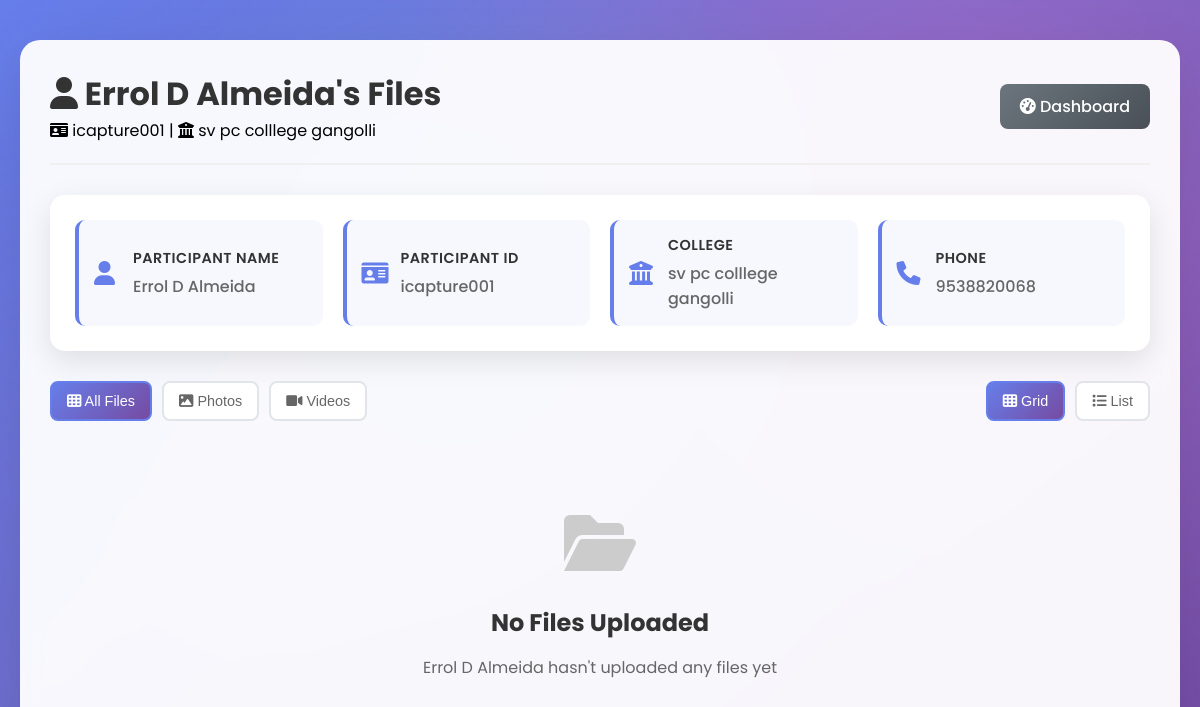
Page /admin/files/1 (signed in) on the committed database.
### app.py (models this page shows)
class Participant(db.Model):
    id = db.Column(db.Integer, primary_key=True)
    participant_id = db.Column(db.String(50), nullable=False, unique=True)
    name = db.Column(db.String(100), nullable=False)
    phone = db.Column(db.String(15), nullable=False)
    college_id = db.Column(db.Integer, db.ForeignKey('college.id'), nullable=False)
    created_at = db.Column(db.DateTime, default=datetime.utcnow)
    uploads = db.relationship('FileUpload', backref='participant', lazy=True)

class College(db.Model):
    id = db.Column(db.Integer, primary_key=True)
    name = db.Column(db.String(100), nullable=False, unique=True)
    created_at = db.Column(db.DateTime, default=datetime.utcnow)
    participants = db.relationship('Participant', backref='college', lazy=True)

### app.py (the view)
@app.route('/admin/files/<int:participant_id>')
def admin_participant_files(participant_id):
    if not session.get('admin_logged_in'):
        return redirect(url_for('admin_login'))
    participant = Participant.query.get_or_404(participant_id)
    uploads = FileUpload.query.filter_by(participant_id=participant_id).all()
    return render_template('admin_participant_files.html',
                         participant=participant,
                         uploads=uploads)

### templates/admin_participant_files.html (shortened to what this page needs)
{% extends "base.html" %}
{% block content %}
<div class="dashboard-container">
    <div class="dashboard-header">
        <div>
            <h1 class="dashboard-title">
                <i class="fas fa-user"></i> {{ participant.name }}'s Files
            </h1>
            <p><i class="fas fa-id-card"></i> {{ participant.participant_id }} | <i class="fas fa-university"></i> {{ participant.college.name }}</p>
        </div>
        <div class="header-actions">
            <a href="{{ url_for('admin_dashboard') }}" class="btn btn-secondary">
                <i class="fas fa-tachometer-alt"></i> Dashboard
            </a>
        </div>
    </div>
    <div class="participant-info-card">
        <div class="info-grid">
            <div class="info-item">
                <i class="fas fa-user"></i>
                <div>
                    <h4>Participant Name</h4>
                    <p>{{ participant.name }}</p>
                </div>
            </div>
            <div class="info-item">
                <i class="fas fa-id-card"></i>
                <div>
                    <h4>Participant ID</h4>
                    <p>{{ participant.participant_id }}</p>
                </div>
            </div>
            <div class="info-item">
                <i class="fas fa-university"></i>
                <div>
                    <h4>College</h4>
                    <p>{{ participant.college.name }}</p>
                </div>
            </div>
            <div class="info-item">
                <i class="fas fa-phone"></i>
                <div>
                    <h4>Phone</h4>
                    <p>{{ participant.phone }}</p>
                </div>
            </div>
        </div>
    </div>
    <div class="file-controls">
        <div class="file-filters">
            <button class="filter-btn active" onclick="filterFiles('all')">
                <i class="fas fa-th"></i> All Files
            </button>
            <button class="filter-btn" onclick="filterFiles('image')">
                <i class="fas fa-image"></i> Photos
            </button>
            <button class="filter-btn" onclick="filterFiles('video')">
                <i class="fas fa-video"></i> Videos
            </button>
        </div>
        <div class="view-options">
            <button class="view-btn active" onclick="changeView('grid')">
                <i class="fas fa-th"></i> Grid
            </button>
            <button class="view-btn" onclick="changeView('list')">
                <i class="fas fa-list"></i> List
            </button>
        </div>
    </div>
    {% if uploads %}
        <div class="file-stats">
            <div class="stat-card">
                <i class="fas fa-images"></i>
                <div>
                    <h3>{{ uploads|selectattr('file_type', 'equalto', 'image')|list|length }}</h3>
                    <p>Photos</p>
                </div>
            </div>
            <div class="stat-card">
                <i class="fas fa-video"></i>
                <div>
                    <h3>{{ uploads|selectattr('file_type', 'equalto', 'video')|list|length }}</h3>
                    <p>Videos</p>
                </div>
            </div>
            <div class="stat-card">
                <i class="fas fa-folder"></i>
                <div>
                    <h3>{{ uploads|length }}</h3>
                    <p>Total Files</p>
                </div>
            </div>
        </div>
        <div id="file-grid-view" class="file-grid">
            {% for upload in uploads %}
            <div class="file-item" data-type="{{ upload.file_type }}">
                <div class="file-preview">
                    {% if upload.file_type == 'image' %}
                        <img src="{{ url_for('uploaded_file', participant_folder=participant.participant_id, filename=upload.filename) }}"
                             alt="{{ upload.original_filename }}" class="preview-image">
                    {% else %}
                        <video class="preview-video" muted>
                            <source src="{{ url_for('uploaded_file', participant_folder=participant.participant_id, filename=upload.filename) }}" type="video/mp4">
                        </video>
                        <div class="video-overlay">
                            <i class="fas fa-play"></i>
                        </div>
                    {% endif %}
                </div>
                <div class="file-info">
                    <h4 class="file-name">{{ upload.original_filename }}</h4>
                    <p class="file-date">
                        <i class="fas fa-calendar"></i> {{ upload.uploaded_at.strftime('%Y-%m-%d %H:%M') }}
                    </p>
                    <div class="file-type-badge {{ upload.file_type }}">
                        {% if upload.file_type == 'image' %}
                            <i class="fas fa-image"></i> Photo
                        {% else %}
                            <i class="fas fa-video"></i> Video
                        {% endif %}
                    </div>
                    <div class="admin-actions">
                        <button class="icon-btn view" title="Preview" onclick="previewFile('{{ url_for('uploaded_file', participant_folder=participant.participant_id, filename=upload.filename) }}', '{{ upload.file_type }}')"><i class="fas fa-eye"></i></button>
                        <button class="icon-btn delete" title="Delete" onclick="confirmDeleteUpload({{ upload.id }})"><i class="fas fa-trash"></i></button>
                    </div>
                </div>
            </div>
            {% endfor %}
        </div>
        <div id="file-list-view" class="file-list" style="display: none;">
            {% for upload in uploads %}
            <div class="file-list-item" data-type="{{ upload.file_type }}" onclick="previewFile('{{ url_for('uploaded_file', participant_id=participant.id, filename=upload.filename) }}', '{{ upload.file_type }}')">
                <div class="file-icon {{ upload.file_type }}">
                    {% if upload.file_type == 'image' %}
                        <img src="{{ url_for('uploaded_file', participant_id=participant.id, filename=upload.filename) }}"
                             alt="{{ upload.original_filename }}" class="list-preview-image">
                    {% else %}
                        <i class="fas fa-video"></i>
                    {% endif %}
                </div>
                <div class="file-details">
                    <h4>{{ upload.original_filename }}</h4>
                    <p><i class="fas fa-calendar"></i> {{ upload.uploaded_at.strftime('%Y-%m-%d %H:%M') }}</p>
                </div>
                <div class="file-type-badge {{ upload.file_type }}">
                    {% if upload.file_type == 'image' %}
                        <i class="fas fa-image"></i> Photo
                    {% else %}
                        <i class="fas fa-video"></i> Video
                    {% endif %}
                </div>
            </div>
            {% endfor %}
        </div>
    {% else %}
        <div class="empty-state">
            <i class="fas fa-folder-open"></i>
            <h3>No Files Uploaded</h3>
            <p>{{ participant.name }} hasn't uploaded any files yet</p>
        </div>
    {% endif %}
</div>
{% endblock %}

### static/css/style.css (style rules this page uses)
* { margin: 0; padding: 0; box-sizing: border-box; }
body { font-family: 'Poppins', sans-serif; background: linear-gradient(135deg, #667eea 0%, #764ba2 100%); min-height: 100vh; overflow-x: hidden; }
body::before { content: ''; position: fixed; top: 0; left: 0; width: 100%; height: 100%; background: radial-gradient(circle at 20% 80%, rgba(120, 119, 198, 0.3) 0%, transparent 50%), radial-gradient(circle at 80% 20%, rgba(255, 119, 198, 0.3) 0%, transparent 50%), radial-gradient(circle at 40% 40%, rgba(120, 219, 255, 0.3) 0%, transparent 50%); animation: backgroundShift 20s ease-in-out infinite; z-index: -1; }
.btn { width: 100%; padding: 15px; background: linear-gradient(135deg, #667eea, #764ba2); color: white; border: none; border-radius: 10px; font-size: 1rem; font-weight: 600; cursor: pointer; transition: all 0.3s ease; position: relative; overflow: hidden; }
.btn::before { content: ''; position: absolute; top: 0; left: -100%; width: 100%; height: 100%; background: linear-gradient(90deg, transparent, rgba(255, 255, 255, 0.2), transparent); transition: left 0.5s; }
.dashboard-container { background: rgba(255, 255, 255, 0.95); backdrop-filter: blur(10px); border-radius: 20px; padding: 30px; margin: 20px 0; box-shadow: 0 20px 60px rgba(0, 0, 0, 0.1); animation: fadeInUp 0.8s ease-out; }
.dashboard-header { display: flex; justify-content: space-between; align-items: center; margin-bottom: 30px; padding-bottom: 20px; border-bottom: 2px solid #f0f0f0; }
.dashboard-title { color: #333; font-size: 2rem; font-weight: 700; }

### templates/admin_participant_files.html (style rules this page uses)
.header-actions { display: flex; gap: 15px; align-items: center; }
.btn-secondary { background: linear-gradient(135deg, #6c757d, #495057); color: white; padding: 10px 20px; border: none; border-radius: 8px; text-decoration: none; font-weight: 500; transition: all 0.3s ease; }
.participant-info-card { background: white; border-radius: 15px; padding: 25px; margin-bottom: 30px; box-shadow: 0 10px 30px rgba(0, 0, 0, 0.1); }
.info-grid { display: grid; grid-template-columns: repeat(auto-fit, minmax(200px, 1fr)); gap: 20px; }
.info-item { display: flex; align-items: center; gap: 15px; padding: 15px; background: rgba(102, 126, 234, 0.05); border-radius: 10px; border-left: 4px solid #667eea; }
.info-item i { font-size: 1.5rem; color: #667eea; width: 24px; }
.info-item h4 { color: #333; font-size: 0.9rem; font-weight: 600; margin: 0 0 5px 0; text-transform: uppercase; letter-spacing: 0.5px; }
.info-item p { color: #666; font-size: 1rem; margin: 0; font-weight: 500; }
.file-controls { display: flex; justify-content: space-between; align-items: center; margin-bottom: 30px; flex-wrap: wrap; gap: 20px; }
.file-filters, .view-options { display: flex; gap: 10px; }
.filter-btn, .view-btn { background: white; border: 2px solid #e1e5e9; border-radius: 8px; padding: 10px 15px; cursor: pointer; transition: all 0.3s ease; font-size: 0.9rem; color: #666; }
.filter-btn.active, .view-btn.active { background: linear-gradient(135deg, #667eea, #764ba2); color: white; border-color: #667eea; }
.empty-state { text-align: center; padding: 60px 20px; color: #666; }
.empty-state i { font-size: 4rem; color: #ccc; margin-bottom: 30px; display: block; }
.empty-state h3 { color: #333; margin-bottom: 15px; font-size: 1.5rem; }
.empty-state p { margin-bottom: 30px; font-size: 1rem; }

### rows in the picture
Participant: name "Errol D Almeida", participant_id "icapture001", phone "9538820068"
College: college.name "sv pc colllege gangolli"
